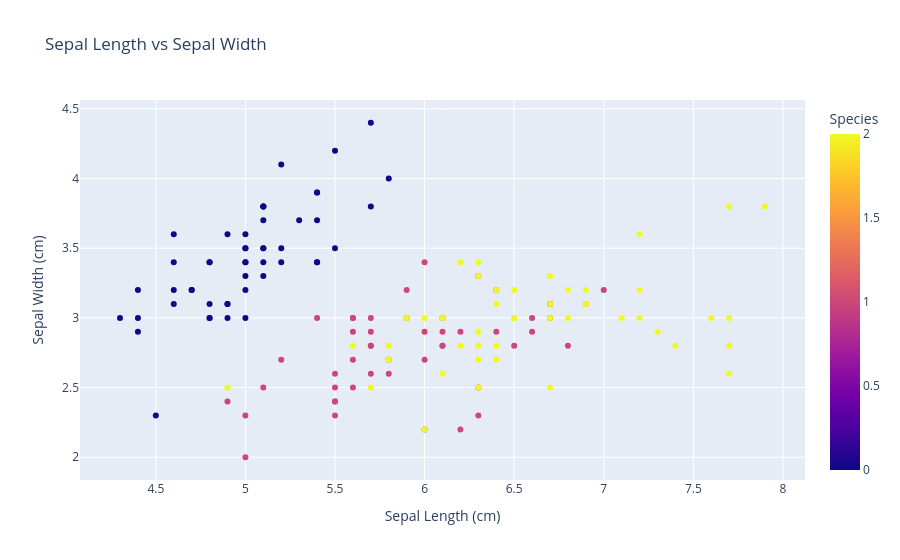

Notebook source saved alongside this figure:
### Markdown cell above
## Plot Length vs Width with Plotly

### Code cell
# Plot Sepal Length vs Sepal Width
import plotly.express as px
import json

fig = px.scatter(iris_df, x='sepal length (cm)', y='sepal width (cm)', 
                 color='species', 
                 title='Sepal Length vs Sepal Width',
                 labels={'sepal length (cm)': 'Sepal Length (cm)', 
                        'sepal width (cm)': 'Sepal Width (cm)',
                        'species': 'Species'})

# Save as JSON
with open('graphs/sepal_plotly.json', 'w') as f:
    json.dump(fig.to_json(), f)

# Save as HTML
fig.write_html('graphs/sepal_plotly.html')

fig.show()

### Figure 1 — Plotly figure (JSON) as saved in the notebook; plotly's stock layout.template omitted (floating-point values rounded to 4 significant figures; data arrays with more than 128 entries replaced by an {"elided": "..."} marker saying what was removed)
{"data": [{"hovertemplate": "Sepal Length (cm)=%{x}<br>Sepal Width (cm)=%{y}<br>Species=%{marker.color}<extra></extra>", "legendgroup": "", "marker": {"color": {"elided": "150 int values"}, "coloraxis": "coloraxis", "symbol": "circle"}, "mode": "markers", "name": "", "orientation": "v", "showlegend": false, "type": "scatter", "x": {"elided": "150 float values"}, "xaxis": "x", "y": {"elided": "150 float values"}, "yaxis": "y"}], "layout": {"coloraxis": {"colorbar": {"title": {"text": "Species"}}, "colorscale": [[0, "#0d0887"], [0.1111, "#46039f"], [0.2222, "#7201a8"], [0.3333, "#9c179e"], [0.4444, "#bd3786"], [0.5556, "#d8576b"], [0.6667, "#ed7953"], [0.7778, "#fb9f3a"], [0.8889, "#fdca26"], [1, "#f0f921"]]}, "legend": {"tracegroupgap": 0}, "title": {"text": "Sepal Length vs Sepal Width"}, "xaxis": {"anchor": "y", "domain": [0, 1], "title": {"text": "Sepal Length (cm)"}}, "yaxis": {"anchor": "x", "domain": [0, 1], "title": {"text": "Sepal Width (cm)"}}}}
